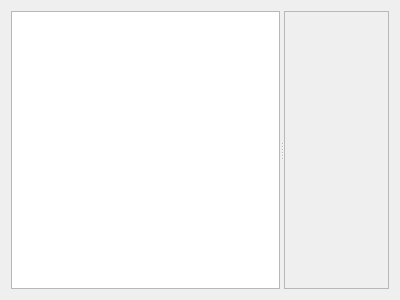
<?xml version="1.0" encoding="UTF-8"?>
<ui version="4.0">
 <class>TestWidget</class>
 <widget class="QWidget" name="TestWidget">
  <property name="geometry">
   <rect>
    <x>0</x>
    <y>0</y>
    <width>400</width>
    <height>300</height>
   </rect>
  </property>
  <property name="windowTitle">
   <string>Form</string>
  </property>
  <layout class="QGridLayout" name="gridLayout">
   <item row="0" column="0">
    <widget class="QSplitter" name="splitter">
     <property name="orientation">
      <enum>Qt::Horizontal</enum>
     </property>
     <widget class="QTableView" name="m_table_view">
      <property name="sortingEnabled">
       <bool>true</bool>
      </property>
     </widget>
     <widget class="QFrame" name="frame">
      <property name="frameShape">
       <enum>QFrame::StyledPanel</enum>
      </property>
      <property name="frameShadow">
       <enum>QFrame::Raised</enum>
      </property>
     </widget>
    </widget>
   </item>
  </layout>
 </widget>
 <resources/>
 <connections/>
</ui>
